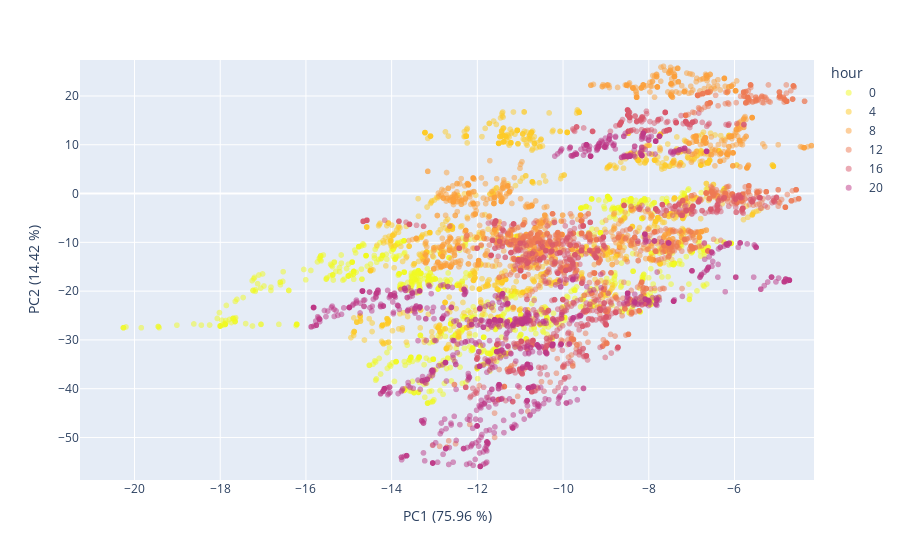
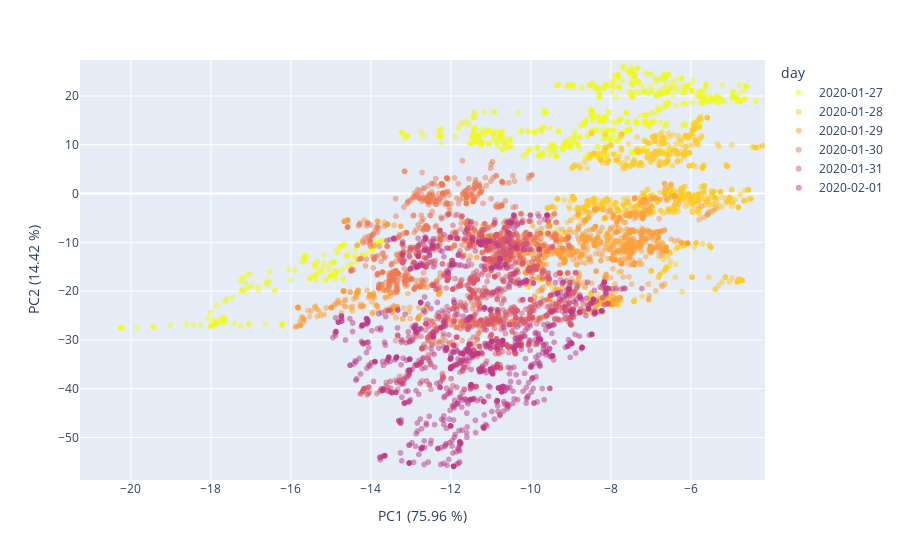

Notebook code for these charts, in order:
### Code cell
#visual_data = pca_no_occupants_[visual_days]
visual_data_days_df = pd.DataFrame({'PC1':visual_data[:,1], 'PC2':visual_data[:,0], 'day':pd.to_datetime(df_visual['timestamp']).dt.date})
visual_data_hours_df = pd.DataFrame({'PC1':visual_data[:,1], 'PC2':visual_data[:,0], 'hour':pd.to_datetime(df_visual['timestamp']).dt.hour.astype('str')})

## Plot no occupant data before environmental correction by hour
x_min, x_max = visual_data_hours_df['PC1'].min()*1.05, visual_data_hours_df['PC1'].max()*1.05
y_min, y_max = visual_data_hours_df['PC2'].min()*1.05, visual_data_hours_df['PC2'].max()*1.05

fig = px.scatter(visual_data_hours_df, x='PC1', y='PC2', color='hour', opacity=0.5, color_discrete_sequence= px.colors.sequential.Plasma_r)
fig.update_traces(marker=dict(colorscale='Viridis'), selector=dict(type='scatter'))
fig.update_layout(
    xaxis_title="PC1 ({:.2f} %)".format(var_proj[0]*100),
    yaxis_title="PC2 ({:.2f} %)".format(var_proj[1]*100),
    xaxis_range=[x_min, x_max],
    yaxis_range=[y_min, y_max]  
)
fig.show()


## Plot no occupant data before environmental correction by day
fig = px.scatter(visual_data_days_df, x='PC1', y='PC2', color='day', opacity=0.5, color_discrete_sequence= px.colors.sequential.Plasma_r)
fig.update_traces(marker=dict(colorscale='Viridis'), selector=dict(type='scatter'))
fig.update_layout(
    xaxis_title="PC1 ({:.2f} %)".format(var_proj[0]*100),
    yaxis_title="PC2 ({:.2f} %)".format(var_proj[1]*100),
    xaxis_range=[x_min, x_max],
    yaxis_range=[y_min, y_max]  
)
fig.show()

### Figure 1 — Plotly figure (JSON) as saved in the notebook; plotly's stock layout.template omitted (floating-point values rounded to 4 significant figures; data arrays with more than 128 entries replaced by an {"elided": "..."} marker saying what was removed)
{"data": [{"hovertemplate": "hour=0<br>PC1=%{x}<br>PC2=%{y}<extra></extra>", "legendgroup": "0", "marker": {"color": "#f0f921", "opacity": 0.5, "symbol": "circle"}, "mode": "markers", "name": "0", "showlegend": true, "type": "scattergl", "x": {"elided": "1080 float values"}, "xaxis": "x", "y": {"elided": "1080 float values"}, "yaxis": "y"}, {"hovertemplate": "hour=4<br>PC1=%{x}<br>PC2=%{y}<extra></extra>", "legendgroup": "4", "marker": {"color": "#fdca26", "opacity": 0.5, "symbol": "circle"}, "mode": "markers", "name": "4", "showlegend": true, "type": "scattergl", "x": {"elided": "1080 float values"}, "xaxis": "x", "y": {"elided": "1080 float values"}, "yaxis": "y"}, {"hovertemplate": "hour=8<br>PC1=%{x}<br>PC2=%{y}<extra></extra>", "legendgroup": "8", "marker": {"color": "#fb9f3a", "opacity": 0.5, "symbol": "circle"}, "mode": "markers", "name": "8", "showlegend": true, "type": "scattergl", "x": {"elided": "1080 float values"}, "xaxis": "x", "y": {"elided": "1080 float values"}, "yaxis": "y"}, {"hovertemplate": "hour=12<br>PC1=%{x}<br>PC2=%{y}<extra></extra>", "legendgroup": "12", "marker": {"color": "#ed7953", "opacity": 0.5, "symbol": "circle"}, "mode": "markers", "name": "12", "showlegend": true, "type": "scattergl", "x": {"elided": "1080 float values"}, "xaxis": "x", "y": {"elided": "1080 float values"}, "yaxis": "y"}, {"hovertemplate": "hour=16<br>PC1=%{x}<br>PC2=%{y}<extra></extra>", "legendgroup": "16", "marker": {"color": "#d8576b", "opacity": 0.5, "symbol": "circle"}, "mode": "markers", "name": "16", "showlegend": true, "type": "scattergl", "x": {"elided": "1080 float values"}, "xaxis": "x", "y": {"elided": "1080 float values"}, "yaxis": "y"}, {"hovertemplate": "hour=20<br>PC1=%{x}<br>PC2=%{y}<extra></extra>", "legendgroup": "20", "marker": {"color": "#bd3786", "opacity": 0.5, "symbol": "circle"}, "mode": "markers", "name": "20", "showlegend": true, "type": "scattergl", "x": {"elided": "1080 float values"}, "xaxis": "x", "y": {"elided": "1080 float values"}, "yaxis": "y"}], "layout": {"autosize": true, "legend": {"title": {"text": "hour"}, "tracegroupgap": 0}, "margin": {"t": 60}, "xaxis": {"anchor": "y", "domain": [0, 1], "range": [-21.27, -4.144], "title": {"text": "PC1 (75.96 %)"}, "type": "linear"}, "yaxis": {"anchor": "x", "domain": [0, 1], "range": [-58.71, 27.38], "title": {"text": "PC2 (14.42 %)"}, "type": "linear"}}}

### Figure 2 — Plotly figure (JSON) as saved in the notebook; plotly's stock layout.template omitted (floating-point values rounded to 4 significant figures; data arrays with more than 128 entries replaced by an {"elided": "..."} marker saying what was removed)
{"data": [{"hovertemplate": "day=2020-01-27<br>PC1=%{x}<br>PC2=%{y}<extra></extra>", "legendgroup": "2020-01-27", "marker": {"color": "#f0f921", "opacity": 0.5, "symbol": "circle"}, "mode": "markers", "name": "2020-01-27", "showlegend": true, "type": "scattergl", "x": {"elided": "1080 float values"}, "xaxis": "x", "y": {"elided": "1080 float values"}, "yaxis": "y"}, {"hovertemplate": "day=2020-01-28<br>PC1=%{x}<br>PC2=%{y}<extra></extra>", "legendgroup": "2020-01-28", "marker": {"color": "#fdca26", "opacity": 0.5, "symbol": "circle"}, "mode": "markers", "name": "2020-01-28", "showlegend": true, "type": "scattergl", "x": {"elided": "1080 float values"}, "xaxis": "x", "y": {"elided": "1080 float values"}, "yaxis": "y"}, {"hovertemplate": "day=2020-01-29<br>PC1=%{x}<br>PC2=%{y}<extra></extra>", "legendgroup": "2020-01-29", "marker": {"color": "#fb9f3a", "opacity": 0.5, "symbol": "circle"}, "mode": "markers", "name": "2020-01-29", "showlegend": true, "type": "scattergl", "x": {"elided": "1080 float values"}, "xaxis": "x", "y": {"elided": "1080 float values"}, "yaxis": "y"}, {"hovertemplate": "day=2020-01-30<br>PC1=%{x}<br>PC2=%{y}<extra></extra>", "legendgroup": "2020-01-30", "marker": {"color": "#ed7953", "opacity": 0.5, "symbol": "circle"}, "mode": "markers", "name": "2020-01-30", "showlegend": true, "type": "scattergl", "x": {"elided": "1080 float values"}, "xaxis": "x", "y": {"elided": "1080 float values"}, "yaxis": "y"}, {"hovertemplate": "day=2020-01-31<br>PC1=%{x}<br>PC2=%{y}<extra></extra>", "legendgroup": "2020-01-31", "marker": {"color": "#d8576b", "opacity": 0.5, "symbol": "circle"}, "mode": "markers", "name": "2020-01-31", "showlegend": true, "type": "scattergl", "x": {"elided": "1080 float values"}, "xaxis": "x", "y": {"elided": "1080 float values"}, "yaxis": "y"}, {"hovertemplate": "day=2020-02-01<br>PC1=%{x}<br>PC2=%{y}<extra></extra>", "legendgroup": "2020-02-01", "marker": {"color": "#bd3786", "opacity": 0.5, "symbol": "circle"}, "mode": "markers", "name": "2020-02-01", "showlegend": true, "type": "scattergl", "x": {"elided": "1080 float values"}, "xaxis": "x", "y": {"elided": "1080 float values"}, "yaxis": "y"}], "layout": {"autosize": true, "legend": {"title": {"text": "day"}, "tracegroupgap": 0}, "margin": {"t": 60}, "xaxis": {"anchor": "y", "domain": [0, 1], "range": [-21.27, -4.144], "title": {"text": "PC1 (75.96 %)"}, "type": "linear"}, "yaxis": {"anchor": "x", "domain": [0, 1], "range": [-58.71, 27.38], "title": {"text": "PC2 (14.42 %)"}, "type": "linear"}}}
